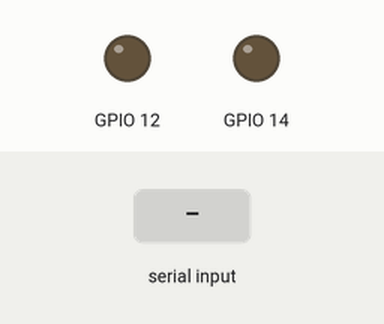
This sketch was run on a simulated ESP32. On the bench: output pins drawn as LEDs (lit = HIGH). Inputs (shaded band) come from the test bench. Nothing arrives over Bluetooth unless stated; what the sketch prints to the serial monitor is not drawn.

Above: at 1.2 s.
1.3 s: "1" received over the second serial link
At 2.3 s:
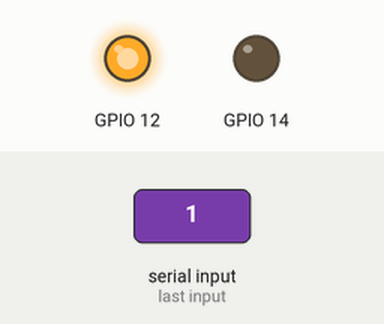
2.8 s: "0" received over the second serial link
At 3.4 s:
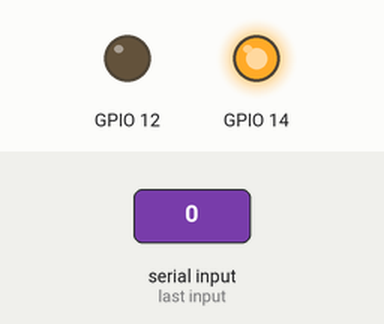
4.3 s: "3" received over the second serial link
At 4.6 s:
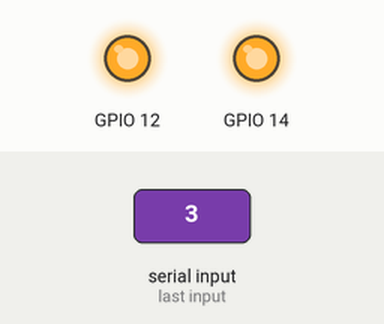
Timing chart, 0 to 7.3 s (numbered marks = the images above; inputs shaded):
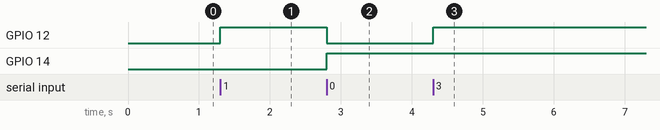

The sketch:

GVS.ino
```cpp
#include "BluetoothSerial.h"

BluetoothSerial SerialBT;


void setup() {
  pinMode(12, OUTPUT);
  pinMode(14, OUTPUT);

  Serial.begin(115200);

  SerialBT.begin("ESP32_RAHHHHHHHHHH"); // Bluetooth name
  Serial.println("Bluetooth started. Pair with ESP32_Blinky");
}

void loop() {
  if (SerialBT.available()) {
    char cmd = SerialBT.read();

    if (cmd == '1')

    {
      digitalWrite(12, HIGH);
      digitalWrite(14, LOW);
      SerialBT.println("RIGHT");
      SerialBT.println("12_HIGH 14_LOW");
    }


    else if (cmd == '0')

    {
      digitalWrite(14, HIGH);
      digitalWrite(12, LOW);
      SerialBT.println("LEFT");
      SerialBT.println("14_HIGH 12_LOW");
    }


    else if (cmd == '3')

    {
      digitalWrite(14, HIGH);
      digitalWrite(12, HIGH);
      SerialBT.println("STOP");
      SerialBT.println("12_HIGH 14_HIGH");
    }
  }
}
```

Measured:
- after the input at 1.3 s, GPIO 12: LOW → HIGH at once
- after the input at 2.8 s, GPIO 12: HIGH → LOW at once; GPIO 14: LOW → HIGH at once
- after the input at 4.3 s, GPIO 12: LOW → HIGH at once
